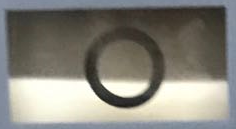
#> input picture images/meterReader/contact6.png, 236 x 129 px
$ python DarkChannel.py
#> lines starting #> are read from the running program, lines starting #| are printed output that depends on the picture
#> further down, raw is the input picture: shape (129, 236, 3); mean B, G, R 124.9, 133.4, 135.4
import cv2
import numpy as np


def zmMinFilterGray(src, r=7):
#> called with r = 7
    return cv2.erode(src, np.ones((2 * r + 1, 2 * r + 1)))  # 使用opencv的erode函数更高效
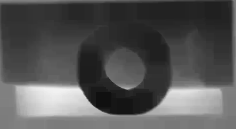
#> returned value: shape (129, 236) float64; min 0.0627, max 0.945, mean 0.336


def guidedfilter(I, p, r, eps):
    '''引导滤波，直接参考网上的matlab代码'''
#> called with r = 81, eps = 0.001
    height, width = I.shape
#> height = 129; width = 236
    m_I = cv2.boxFilter(I, -1, (r, r))
    m_p = cv2.boxFilter(p, -1, (r, r))
    m_Ip = cv2.boxFilter(I * p, -1, (r, r))
    cov_Ip = m_Ip - m_I * m_p

    m_II = cv2.boxFilter(I * I, -1, (r, r))
    var_I = m_II - m_I * m_I

    a = cov_Ip / (var_I + eps)
    b = m_p - a * m_I
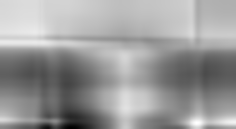
#> b: shape (129, 236) float64; min -0.0788, max 0.191, mean 0.0849; drawn with min black and max white

    m_a = cv2.boxFilter(a, -1, (r, r))
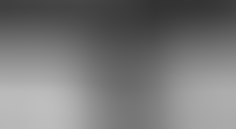
#> m_a: shape (129, 236) float64; min 0.198, max 0.747, mean 0.47
    m_b = cv2.boxFilter(b, -1, (r, r))
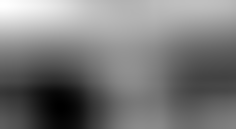
#> m_b: shape (129, 236) float64; min 0.021, max 0.155, mean 0.085; drawn with min black and max white
    return m_a * I + m_b
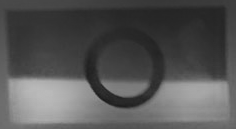
#> returned value: shape (129, 236) float64; min 0.0943, max 0.734, mean 0.335


def getV1(m, r, eps, w, maxV1):  # 输入rgb图像，值范围[0,1]
    '''计算大气遮罩图像V1和光照值A, V1 = 1-t/A'''
    V1 = np.min(m, 2)  # 得到暗通道图像
    V1 = guidedfilter(V1, zmMinFilterGray(V1, 7), r, eps)  # 使用引导滤波优化
    bins = 2000
    ht = np.histogram(V1, bins)  # 计算大气光照A
    d = np.cumsum(ht[0]) / float(V1.size)
#> d = 2000 values from 3.28e-05 to 1
    for lmax in range(bins - 1, 0, -1):
        if d[lmax] <= 0.999:
            break
    A = np.mean(m, 2)[V1 >= ht[1][lmax]].max()
#> A = 0.991

    V1 = np.minimum(V1 * w, maxV1)  # 对值范围进行限制

    return V1, A


def deHaze(m, r=81, eps=0.001, w=0.95, maxV1=0.80, bGamma=False):
    Y = np.zeros(m.shape)
    V1, A = getV1(m, r, eps, w, maxV1)  # 得到遮罩图像和大气光照
#> A = 0.991
    for k in range(3):
        Y[:, :, k] = (m[:, :, k] - V1) / (1 - V1 / A)  # 颜色校正
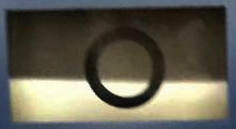
#> Y: shape (129, 236, 3) float64; mean of channels 0, 1, 2 0.306, 0.366, 0.378; drawn with min black and max white
    Y = np.clip(Y, 0, 1)
    if bGamma:
        Y = Y ** (np.log(0.5) / np.log(Y.mean()))  # gamma校正,默认不进行该操作
    return Y


if __name__ == '__main__':
    raw = cv2.imread('../images/meterReader/contact6.png')
    m = deHaze( raw / 255.0) * 255
    cv2.imwrite('ww.png', m)

    cv2.resizeWindow("enhanced", 640, 480);
    cv2.namedWindow("raw", 0);
    cv2.imshow("raw", raw)
    cv2.imshow("m", m)
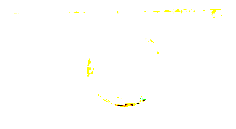
#> window 'm': shape (129, 236, 3); mean B, G, R 253.1, 254.8, 254.9
    cv2.waitKey(0)

$ run again, with images/meterReader/contact1.png copied over images/meterReader/contact6.png
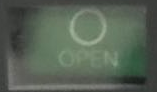
#> input picture images/meterReader/contact1.png, 157 x 92 px
#> raw is the input picture: shape (92, 157, 3); mean B, G, R 85.6, 98.6, 87.4
#> height = 92; width = 157
#> in guidedfilter, `return m_a * I + m_b`:
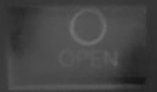
#> returned value: shape (92, 157) float64; min 0.0827, max 0.448, mean 0.271
#> d = 2000 values from 6.92e-05 to 1
#> in getV1, `A = np.mean(m, 2)[V1 >= ht[1][lmax]].max()`: A = 0.63
#> after the loop in deHaze, `for k in range(3):`:
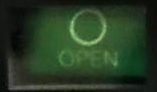
#> Y: shape (92, 157, 3) float64; mean of channels 0, 1, 2 0.142, 0.235, 0.156; drawn as B, G, R

$ run again, with images/meterReader/contact3.png copied over images/meterReader/contact6.png
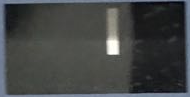
#> input picture images/meterReader/contact3.png, 190 x 97 px
#> raw is the input picture: shape (97, 190, 3); mean B, G, R 69.2, 69.2, 66.7
#> height = 97; width = 190
#> in guidedfilter, `return m_a * I + m_b`:
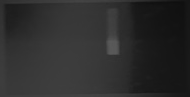
#> returned value: shape (97, 190) float64; min 0.0621, max 0.351, mean 0.177
#> d = 2000 values from 0.000109 to 1
#> in getV1, `A = np.mean(m, 2)[V1 >= ht[1][lmax]].max()`: A = 0.993
#> `cv2.imshow("m", m)`:
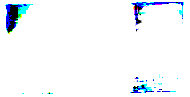
#> window 'm': shape (97, 190, 3); mean B, G, R 250.8, 246.9, 243.4
